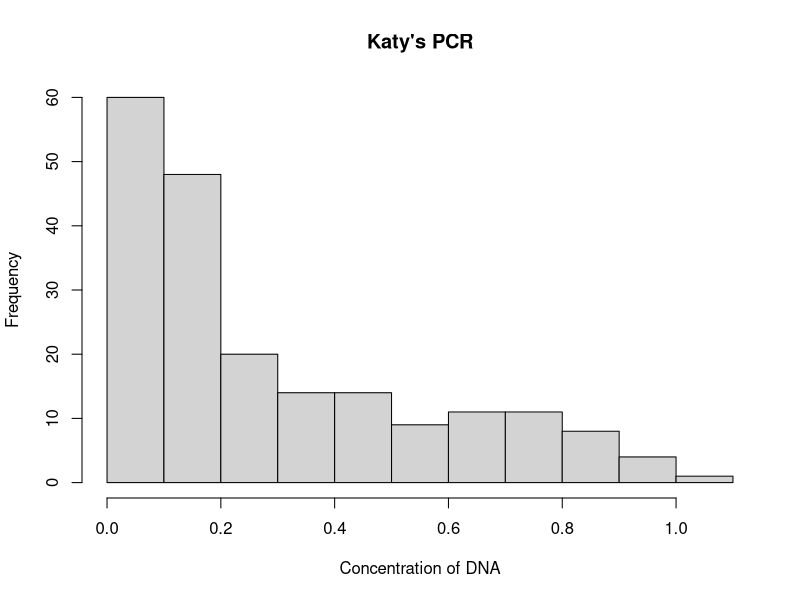
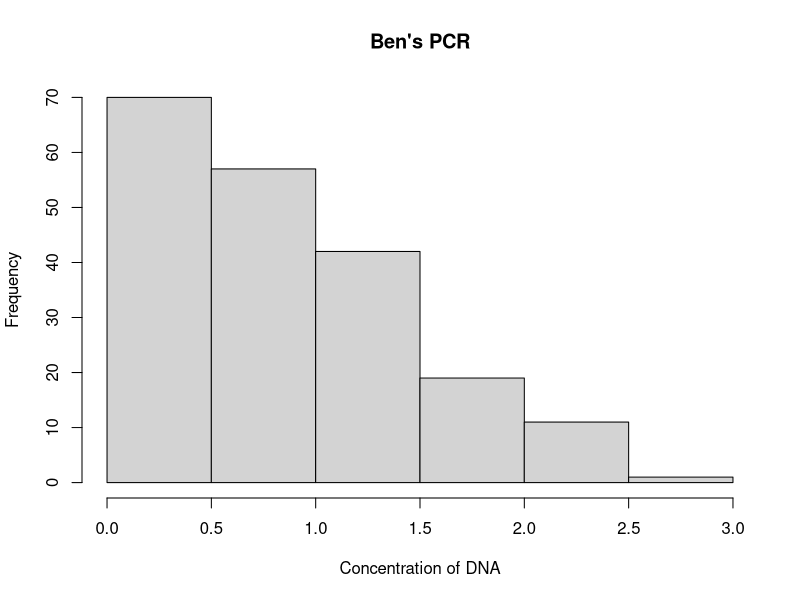
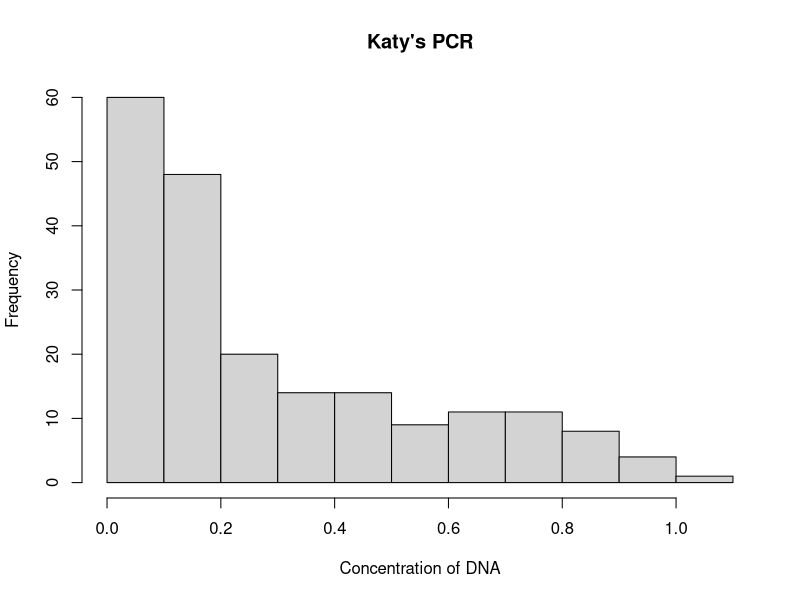
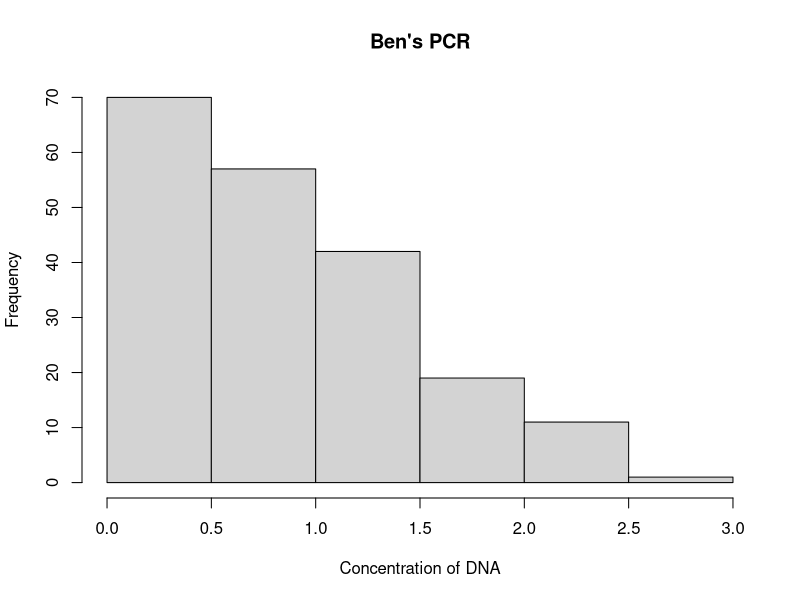
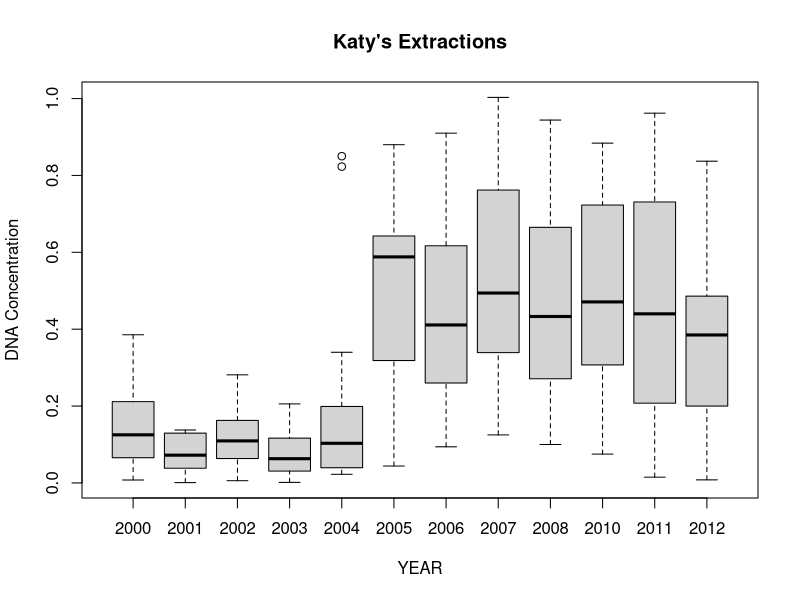
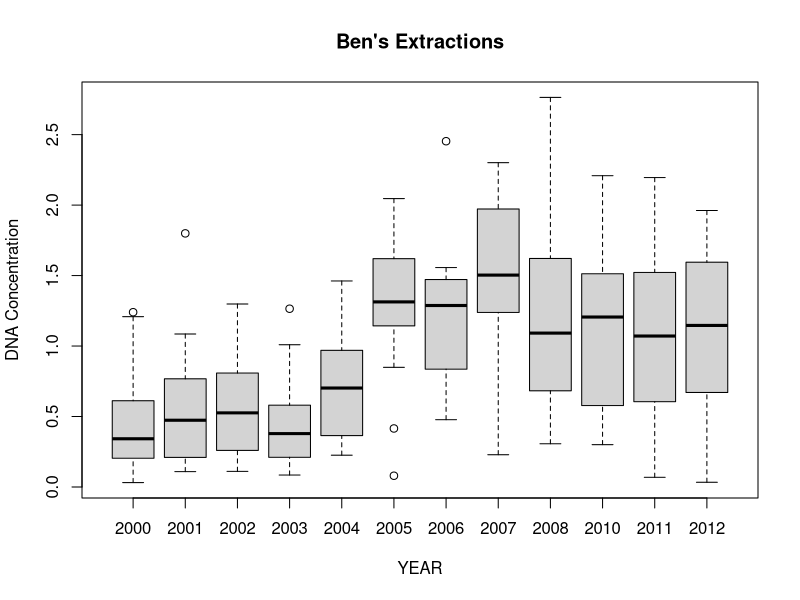
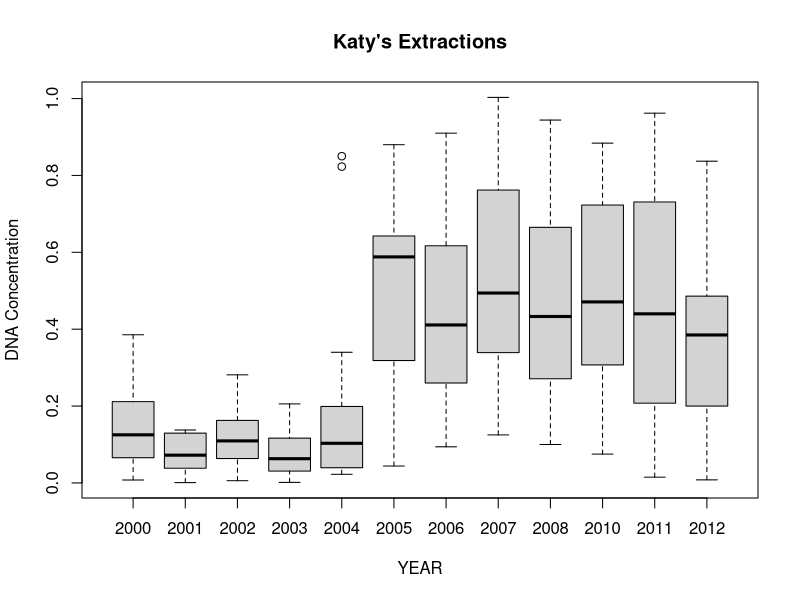
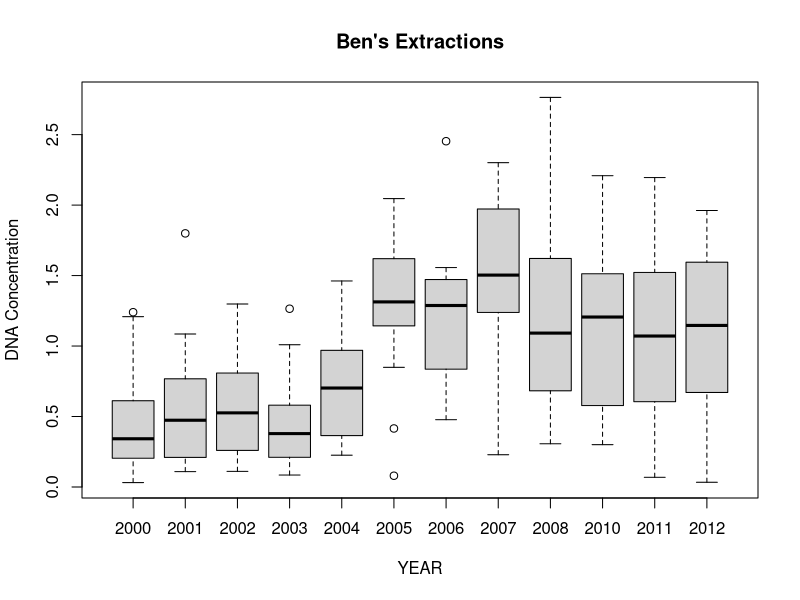

These figures' R source, in order:
library(tidyverse)

# I Histograms ####

df <- read.csv("DNA_Conc_by_Extraction_Date.csv")

hist(df$DNA_Concentration_Katy,
     main="Katy's PCR",
     xlab="Concentration of DNA")

hist(df$DNA_Concentration_Ben,
     main="Ben's PCR",
     xlab="Concentration of DNA")

hist(df$DNA_Concentration_Katy,
     main="Katy's PCR",
     xlab="Concentration of DNA")

hist(df$DNA_Concentration_Ben,
     main="Ben's PCR",
     xlab="Concentration of DNA")

# II ####

# Boxplot; "Year collected" to factor
str(df)
# Katy
plot(x=as.factor(df$Year_Collected),y=df$DNA_Concentration_Katy,
     main="Katy's Extractions",xlab="YEAR",ylab="DNA Concentration")
# Ben
plot(x=as.factor(df$Year_Collected),y=df$DNA_Concentration_Ben,
     main="Ben's Extractions",xlab="YEAR",ylab="DNA Concentration")




# III ####
jpeg("PARK_Plot1.jpeg")
plot(x=as.factor(df$Year_Collected),y=df$DNA_Concentration_Katy,
     main="Katy's Extractions",xlab="YEAR",ylab="DNA Concentration")
dev.off()
jpeg("PARK_Plot2.jpeg")
plot(x=as.factor(df$Year_Collected),y=df$DNA_Concentration_Ben,
     main="Ben's Extractions",xlab="YEAR",ylab="DNA Concentration")
dev.off()



# IV
df$Year_Collected<- as.factor(df$Year_Collected)
summary(df)
df3<- df %>% group_by(Year_Collected) %>% 
  summarize(Bens_performance = mean(DNA_Concentration_Ben),
            Katys_performance = mean(DNA_Concentration_Katy)) %>% 
  mutate(Difference = Bens_performance - Katys_performance)

Ben_lowest_avg <- df3 %>% arrange(Difference) %>% head(1)
Ben.sucked.the.most.on <- Ben_lowest_avg[1,1]



# V
df2<- df %>% filter(Lab == "Downstairs")
jpeg("Ben_DNA_over_time.jpg")
plot(x=as.POSIXct(df2$Date_Collected),y=df2$DNA_Concentration_Ben,
     xlab="Date_Collected",ylab="DNA_Concentration_Ben")
dev.off()
